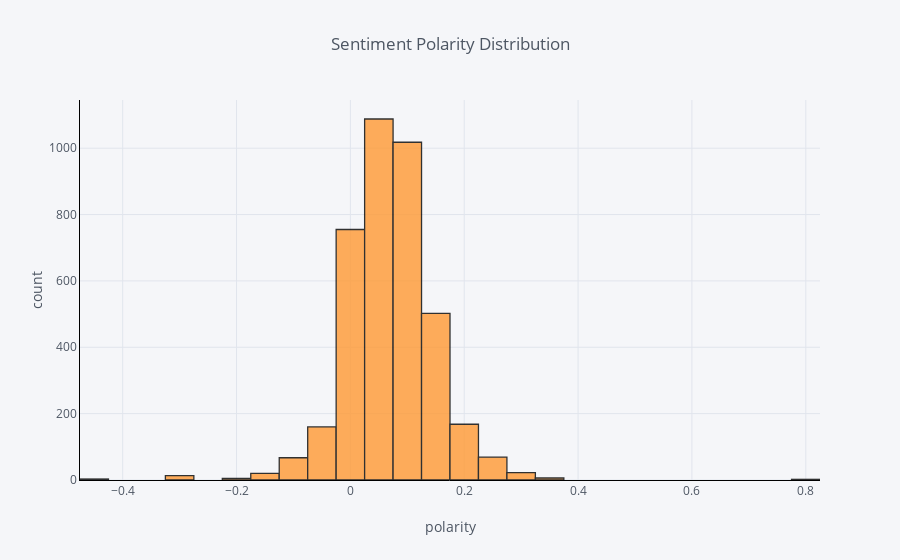

The cell this chart's notebook holds for it:
### Code cell
#Univariate: Sentiment Distribution

df['polarity'].iplot(
    kind='hist',
    bins=50,
    xTitle='polarity',
    linecolor='black',
    yTitle='count',
    title='Sentiment Polarity Distribution')

### Figure 1 — Plotly figure (JSON) as saved in the notebook; plotly's stock layout.template omitted (floating-point values rounded to 4 significant figures; data arrays with more than 128 entries replaced by an {"elided": "..."} marker saying what was removed)
{"data": [{"histfunc": "count", "histnorm": "", "marker": {"color": "rgba(255, 153, 51, 1.0)", "line": {"color": "#000000", "width": 1.3}}, "name": "polarity", "nbinsx": 50, "opacity": 0.8, "orientation": "v", "type": "histogram", "uid": "dac62fd3-025b-4448-9b77-d6b2f2bef27f", "x": {"elided": "3898 float values"}}], "layout": {"barmode": "overlay", "legend": {"bgcolor": "#F5F6F9", "font": {"color": "#4D5663"}}, "paper_bgcolor": "#F5F6F9", "plot_bgcolor": "#F5F6F9", "title": {"font": {"color": "#4D5663"}, "text": "Sentiment Polarity Distribution"}, "xaxis": {"gridcolor": "#E1E5ED", "linecolor": "black", "showgrid": true, "tickfont": {"color": "#4D5663"}, "title": {"font": {"color": "#4D5663"}, "text": "polarity"}, "zerolinecolor": "#E1E5ED"}, "yaxis": {"gridcolor": "#E1E5ED", "linecolor": "black", "showgrid": true, "tickfont": {"color": "#4D5663"}, "title": {"font": {"color": "#4D5663"}, "text": "count"}, "zerolinecolor": "#E1E5ED"}}}
